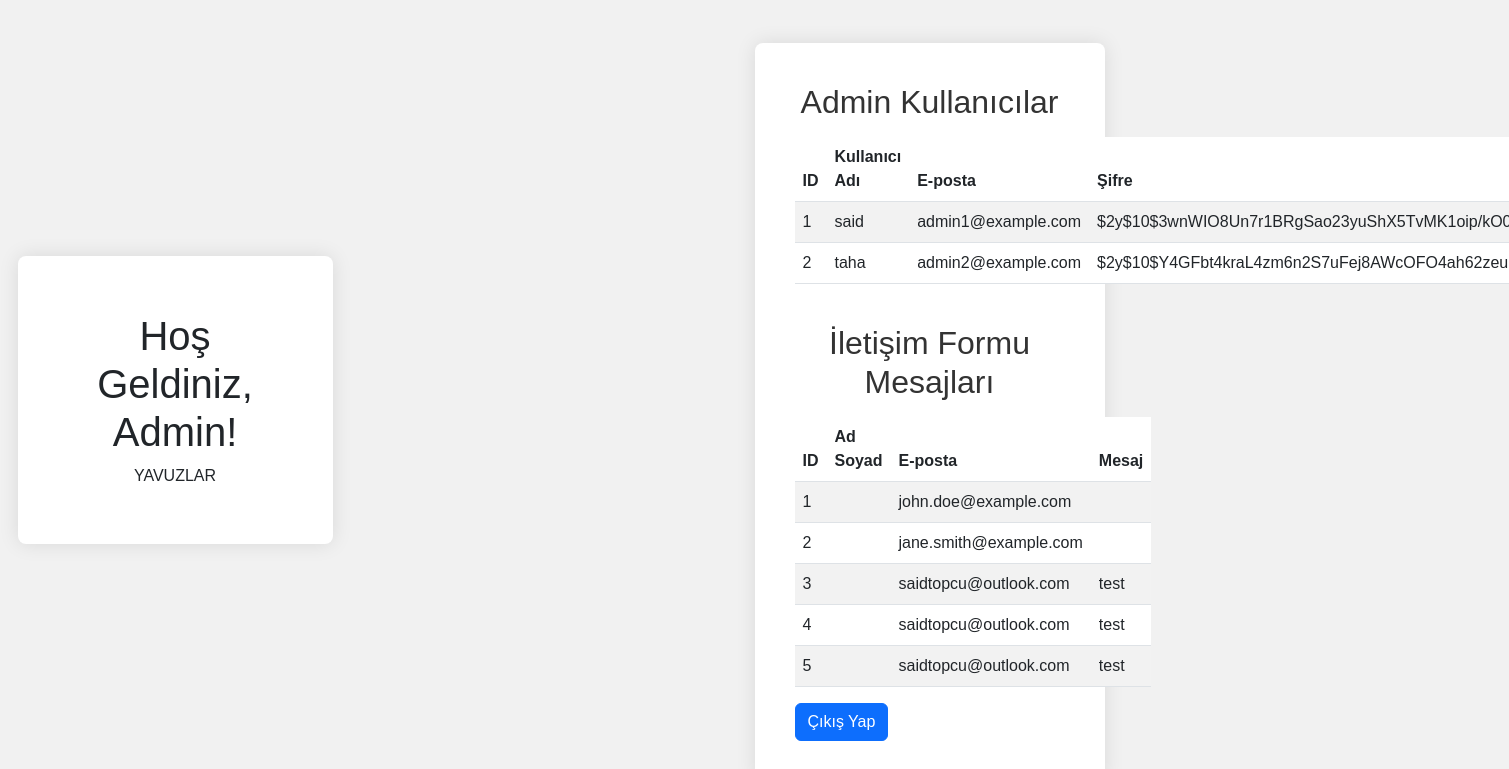
Page /admin_panel.php on the committed database.
### tables this page shows
CREATE TABLE `iletisim_formu` (
  `id` int(11) NOT NULL,
  `fullname` varchar(255) DEFAULT NULL,
  `email` varchar(100) DEFAULT NULL,
  `subject` varchar(255) DEFAULT NULL,
  `message` text DEFAULT NULL
);

### admin_panel.php (the view, shortened to what this page needs)
<?php
$host = "localhost";
$username = "root";
$password = "";
$database = "yavuzlar";
$connection = mysqli_connect($host, $username, $password, $database);
$query_admin_users = "SELECT * FROM admin_users";
$result_admin_users = mysqli_query($connection, $query_admin_users);
$query_iletisim_formu = "SELECT * FROM iletisim_formu";
$result_iletisim_formu = mysqli_query($connection, $query_iletisim_formu);
?>
<!DOCTYPE html>
<html>
<head>
    <link rel="stylesheet" href="https://cdnjs.cloudflare.com/ajax/libs/bootstrap/5.3.0/css/bootstrap.min.css">
    <link rel="stylesheet" type="text/css" href="style.css">
</head>
<body>
    <header>
        <div class="container">
            <h1 class="text-center mt-3">Hoş Geldiniz, Admin!</h1>
            <p class="text-center">YAVUZLAR</p>
        </div>
    </header>
    <main class="container mt-4">
        <div class="row">
            <div class="col-md-12">
                <h2 class="mb-3">Admin Kullanıcılar</h2>
                <table class="table table-striped">
                    <thead>
                        <tr>
                            <th>ID</th>
                            <th>Kullanıcı Adı</th>
                            <th>E-posta</th>
                            <th>Şifre</th>
                        </tr>
                    </thead>
                    <tbody>
                        <?php
                        while ($row = mysqli_fetch_assoc($result_admin_users)) {
                            echo "<tr>";
                            echo "<td>".$row['id']."</td>";
                            echo "<td>".$row['username']."</td>";
                            echo "<td>".$row['email']."</td>";
                            echo "<td>".$row['password']."</td>";
                            echo "</tr>";
                        }
                        ?>
                    </tbody>
                </table>
            </div>
        </div>
        <div class="row">
            <div class="col-md-12">
                <h2 class="mt-4 mb-3">İletişim Formu Mesajları</h2>
                <table class="table table-striped">
                    <thead>
                        <tr>
                            <th>ID</th>
                            <th>Ad Soyad</th>
                            <th>E-posta</th>
                            <th>Mesaj</th>
                        </tr>
                    </thead>
                    <tbody>
                        <?php
                        while ($row = mysqli_fetch_assoc($result_iletisim_formu)) {
                            echo "<tr>";
                            echo "<td>".$row['id']."</td>";
                            echo "<td>".$row['name']."</td>";
                            echo "<td>".$row['email']."</td>";
                            echo "<td>".$row['message']."</td>";
                            echo "</tr>";
                        }
                        ?>
                    </tbody>
                </table>
            </div>
        </div>
        <div class="row">
            <div class="col-md-12">
                <a href="logout.php" class="btn btn-primary">Çıkış Yap</a>
            </div>
        </div>
    </main>
</body>
</html>

### assets/css/style.css (style rules this page uses)
body { font-family: Arial, sans-serif; background-color: #f1f1f1; display: flex; justify-content: center; align-items: center; height: 100vh; margin: 0; }
.container { background-color: #fff; border-radius: 8px; box-shadow: 0 0 20px rgba(0, 0, 0, 0.1); padding: 40px; width: 350px; max-width: 90%; }
h2 { text-align: center; color: #333; margin-bottom: 30px; }

### rows in the picture
iletisim_formu: id "1", email "john.doe@example.com"
iletisim_formu: id "2", email "jane.smith@example.com"
iletisim_formu: id "3", email "saidtopcu@outlook.com", message "test"
iletisim_formu: id "4", email "saidtopcu@outlook.com", message "test"
iletisim_formu: id "5", email "saidtopcu@outlook.com", message "test"

### other values in the picture
$row['id'] "1"
$row['username'] "said"
$row['email'] "admin1@example.com"
$row['id'] "2"
$row['username'] "taha"
$row['email'] "admin2@example.com"
